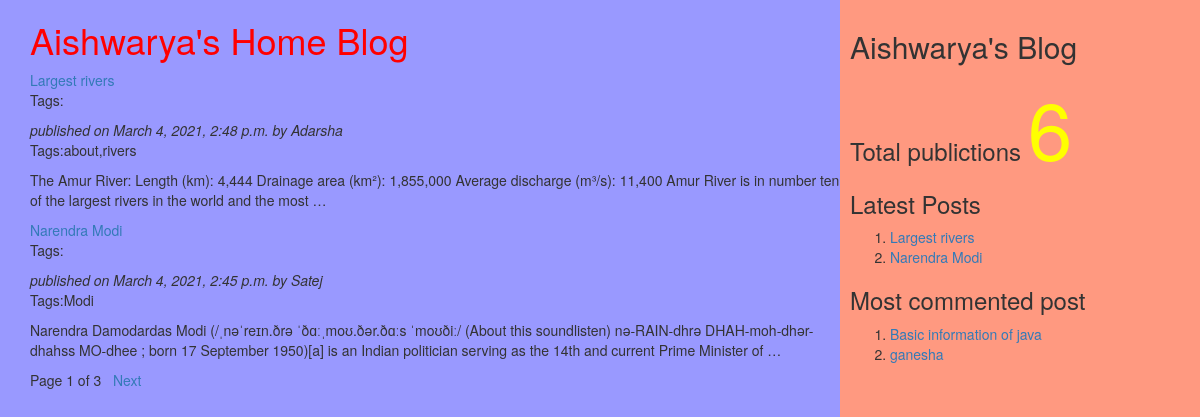
The page / on the database its author committed.
### myApp/models.py (models this page shows, shortened)
class Post(models.Model):
          tags=TaggableManager()
          STATUS_CHOICES=(('draft','Draft'),('published','Published'))
          title=models.CharField(max_length=256)
          slug=models.SlugField(max_length=264,unique_for_date='publish')
          author=models.ForeignKey(User,related_name='blog_posts',on_delete= models.CASCADE)
          body=models.TextField()
          publish=models.DateTimeField(default=timezone.now)
          created=models.DateTimeField(auto_now_add=True)
          updated=models.DateTimeField(auto_now=True)
          status= models.CharField(max_length=10,choices=STATUS_CHOICES,default='draft')
          objects=CustomManager()
          class Meta:
                ordering=('-publish',)
          def get_absolute_url(self):
                return reverse('post_detail',args=[self.publish.year,self.publish.strftime('%m'),self.publish.strftime('%d'),self.slug])

### myApp/views.py (the view)
# urls.py: url(r'^$',views.post_list_view),
def post_list_view(request,tag_slug=None):
    post_list=Post.objects.all()
    tag=None
    if tag_slug:
        tag=get_object_or_404(Tag,slug=tag_slug)#provided slug
        post_list=post_list.filter(tags__in=[tag])
    paginator=Paginator(post_list,2) #step1
    page_number=request.GET.get('page') #step2
    try:
       post_list=paginator.page(page_number) #step2
    except PageNotAnInteger:
       post_list=paginator.page(1) #step 3
    except EmptyPage:
      post_list=paginator.page(paginator.num_pages) #step 4
    d={'post_list':post_list,'tag':tag}
    return render(request,'myApp/post_list.html',d)

### myApp/models.py (called while the page is built)
    def get_queryset(self):
        return super().get_queryset().filter(status='published')

### myApp/templatetags/mytags.py (called while the page is built)
@register.simple_tag
def total_posts():
    return Post.objects.count()

@register.inclusion_tag('myApp/latest_post.html')
def show_latest_posts(count=3):
    latest_posts=Post.objects.order_by('-publish')[:count]
    return {'latest_posts':latest_posts}

@register.simple_tag
def get_most_commented_posts(count=2):
    return Post.objects.annotate(total_comments=Count('comments')).order_by('-total_comments')[:count]

### templates/myApp/post_list.html (shortened to what this page needs)
<html>
  {%extends 'myApp/parent.html'%}
    {%block content_block%}
    <h1 style="color:red">Aishwarya's Home Blog</h1>
    {%for post in post_list%}
    <a href="{{post.get_absolute_url}}"<h2>{{post.title}}</b></h2></a><br>
      <p>Tags:
      </p>
    <i>published on {{post.publish}} by {{post.author|title}}</b></i>
    <p>Tags:{{post.tags.all|join:','}}</p>
    {{post.body|truncatewords:30|linebreaks}}
    {%endfor%}
    {%include 'myApp/pagination.html' with page=post_list%}
    {%endblock%}

### templates/myApp/parent.html (shortened to what this page needs)
<html>
{%load mytags%}
    <head>
        <link rel="stylesheet" href="https://maxcdn.bootstrapcdn.com/bootstrap/3.3.7/css/bootstrap.min.css">
    </head>
    <body>
        <div class="content" style="width:70%;float:left;background-color:#9999ff;height:300%;padding:0 0 0 30px">
              {%block content_block%}
              {%endblock%}
        </div>
        <div class="sidebar" style="width:30%;float:right;background-color:#ff9980;height:300%;padding:10px">
            <h2>Aishwarya's Blog</h2>
            <h3>Total publictions
              <span style="color:yellow;font-size:80px">
              {%total_posts%}</span>
              <h3>Latest Posts</h3>
              {% show_latest_posts 2 %}
              <h3>Most commented post</h3>
              {%get_most_commented_posts as m%}
              <ol>
                {%for post in m%}
                <li><a href="{{post.get_absolute_url}}">{{post.title}}</a></li>
                {%endfor%}
              </ol>
            </h3>
        </div>
    </body>
</html>

### templates/myApp/pagination.html (shortened to what this page needs)
<!DOCTYPE html>
<html lang="en" dir="ltr">
  <body>
     <div class="paginator">
      <span>Page {{page.number}} of {{page.paginator.num_pages}}</span>&nbsp&nbsp
      {%if page.has_next%}
      <a href="?page={{page.next_page_number}}">Next</a> &nbsp  &nbsp
      {%endif%}
     </div>
  </body>
</html>

### templates/myApp/latest_post.html
<!DOCTYPE html>
<html lang="en" dir="ltr">
  <body>
    <ol>
    {%for post in latest_posts%}
    <li><a href="{{post.get_absolute_url}}">{{post.title}}</a></li>
    {%endfor%}
    </ol>
  </body>
</html>

### rows shown on the page
Post: title "Largest rivers", publish "March 4, 2021, 2:48 p.m.", author "Adarsha", tags.all "about,rivers", body "The Amur River: Length (km): 4,444 Drainage area (km²): 1,855,000 Average discharge (m³/s): 11,400 Amur River is in number ten of the largest rivers in the world and the most …"
Post: title "Narendra Modi", publish "March 4, 2021, 2:45 p.m.", author "Satej", tags.all "Modi", body "Narendra Damodardas Modi (/ˌnəˈreɪn.ðrə ˈðɑːˌmoʊ.ðər.ðɑːs ˈmoʊðiː/ (About this soundlisten) nə-RAIN-dhrə DHAH-moh-dhər-dhahss MO-dhee ; born 17 September 1950)[a] is an Indian politician serving as the 14th and current Prime Minister of …"
Post: title "Basic information of java"
Post: title "ganesha"

### other values the page prints
{{ page.number }} "1"
{{ page.paginator.num_pages }} "3"
